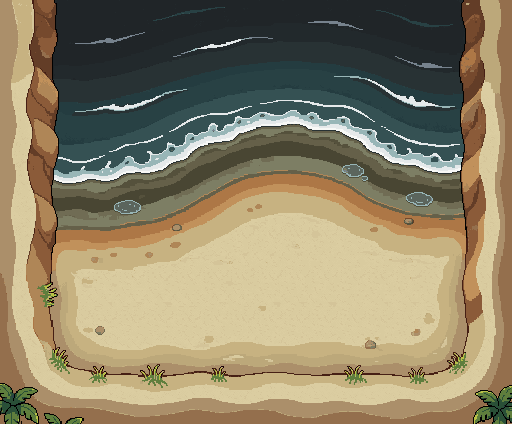
#> input picture Assets/Art/BossArena/Water/BaseMap_Water_Source_512x424.png, 512 x 424 px, found by its file name
$ python arena_extend_beach.py
#> lines starting #> are read from the running program, lines starting #| are printed output that depends on the picture
"""Extend the Pixen-generated empty beach arena (512x424) to the Earth arena size (1320x804) without scaling pixels:
loop a plain segment horizontally (sea + shoreline + sand) and vertically (dry sand), join the copies along a
minimum-cost seam, then remove the small repeated sand marks and re-scatter pebbles/dashes irregularly.
Usage: python Tools/arena_extend_beach.py [source.png] [out.png]"""
import random
import sys
import numpy as np
from PIL import Image, ImageFilter

SRC = sys.argv[1] if len(sys.argv) > 1 else "Assets/Art/BossArena/Water/BaseMap_Water_Source_512x424.png"
OUT = sys.argv[2] if len(sys.argv) > 2 else "Assets/Art/BossArena/Water/BaseMap_Water_Empty_1320x804.png"
TARGET_W, TARGET_H = 1320, 804
random.seed(7)


def seam_path(A, B):
    d = np.sqrt(((A - B) ** 2).sum(2))
    lum = (A.mean(2) + B.mean(2)) / 2
    cost = d + 0.15 * lum
    h, w = cost.shape
    acc = cost.copy()
    back = np.zeros((h, w), int)
    for y in range(1, h):
        prev = acc[y - 1]
        for x in range(w):
            lo, hi = max(0, x - 1), min(w, x + 2)
            j = lo + int(np.argmin(prev[lo:hi]))
            back[y, x] = j
            acc[y, x] += prev[j]
    x = int(np.argmin(acc[-1]))
    path = [x]
    for y in range(h - 1, 0, -1):
        x = back[y, x]
        path.append(x)
    return path[::-1]


def join_h(L, R, ov):
    h = L.shape[0]
    A, B = L[:, -ov:], R[:, :ov]
    p = seam_path(A, B)
    out = np.zeros((h, L.shape[1] + R.shape[1] - ov, 3), L.dtype)
    out[:, : L.shape[1] - ov] = L[:, :-ov]
    out[:, L.shape[1]:] = R[:, ov:]
    for y in range(h):
        out[y, L.shape[1] - ov: L.shape[1]] = np.concatenate([A[y, : p[y]], B[y, p[y]:]], 0)
    return out


def best_loop(A, step, ov_range, lo0, hi0, limit):
    """Loop (x0, x1, ov) whose period minus overlap equals `step` and whose ends match best."""
    best = (1e18, None)
    for ov in ov_range:
        p = step + ov
        for x0 in range(lo0, hi0):
            x1 = x0 + p
            if x1 > limit:
                break
            d = np.abs(A[:, x1 - ov:x1] - A[:, x0:x0 + ov]).mean()
            if d < best[0]:
                best = (d, (x0, x1, ov))
    return best


def extend(img, target, step, ov_range, lo0, hi0, axis):
    A = img if axis == 1 else img.transpose(1, 0, 2)
    size = A.shape[1]
    assert (target - size) % step == 0, "step must divide the growth"
    loops = (target - size) // step
    d, (x0, x1, ov) = best_loop(A, step, ov_range, lo0, hi0, size - 14)
    print("axis", axis, "loop", x0, x1, "ov", ov, "loops", loops, "diff %.2f" % d)
    out = A[:, :x1]
    for _ in range(loops - 1):
        out = join_h(out, A[:, x0:x1], ov)
    out = join_h(out, A[:, x0:], ov)
    assert out.shape[1] == target, out.shape
    return out if axis == 1 else out.transpose(1, 0, 2)


def components(mask):
    h, w = mask.shape
    seen = np.zeros_like(mask, bool)
    comps = []
    for y in range(h):
        for x in range(w):
            if mask[y, x] and not seen[y, x]:
                stack = [(y, x)]
                seen[y, x] = True
                pts = []
                while stack:
                    cy, cx = stack.pop()
                    pts.append((cy, cx))
                    for dy in (-1, 0, 1):
                        for dx in (-1, 0, 1):
                            ny, nx = cy + dy, cx + dx
                            if 0 <= ny < h and 0 <= nx < w and mask[ny, nx] and not seen[ny, nx]:
                                seen[ny, nx] = True
                                stack.append((ny, nx))
                comps.append(pts)
    return comps


def marks(img, rect):
    """Small high-contrast specks on plain sand: returns (mask, median image)."""
    x0, y0, x1, y1 = rect
    sub = Image.fromarray(np.clip(img[y0:y1, x0:x1], 0, 255).astype(np.uint8))
    med = np.asarray(sub.filter(ImageFilter.MedianFilter(7))).astype(np.float32)
    diff = np.abs(img[y0:y1, x0:x1] - med).sum(2)
    return diff > 22, med


# ---- build
src = np.asarray(Image.open(SRC).convert("RGB")).astype(np.float32)
# remove the single grass tuft on the left cliff so it is not repeated down the wall
src[282:304, 36:58] = src[258:280, 36:58]
#> src: shape (424, 512, 3) float32; mean R, G, B 141.2, 130.6, 102.9

def mirror_extend(img, a, b, n, axis):
    """Repeat the strip [a, b) n times, alternating normal / mirrored. The strip must start and end on a smooth
    extremum of the pattern (shoreline trough / crest) so every junction is seamless and kink-free."""
#> called with a = 74, b = 276, n = 5, axis = 1
    A = img if axis == 1 else img.transpose(1, 0, 2)
    normal = A[:, a:b]
    flipped = A[:, a + 1:b + 1][:, ::-1]
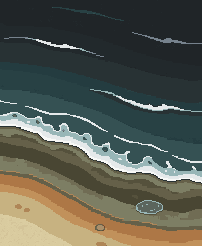
#> flipped: shape (246, 202, 3) float32; mean of channels 0, 1, 2 87.5, 91, 80.5; drawn as R, G, B
    parts = [A[:, :a]]
    for i in range(n):
        parts.append(normal if i % 2 == 0 else flipped)
#> after the loop, parts = 6 items
    parts.append(A[:, b:])
    out = np.concatenate(parts, 1)
    return out if axis == 1 else out.transpose(1, 0, 2)


def join_v(U, D, ov):
    return join_h(U.transpose(1, 0, 2), D.transpose(1, 0, 2), ov).transpose(1, 0, 2)


SPLIT = 236   # source row below the wet-sand trough: above = sea/shoreline, below = dry sand + dune rim
RIM = 90      # width of the cliff/rim strips kept apart from the plain sand
OV_V = 10

# 1) sea + shoreline: mirror about the smooth crest/trough => scalloped bay without kinks (width 512 + 4*202 = 1320)
top = mirror_extend(src[:SPLIT + OV_V], 74, 276, 5, 1)

# 2) dry sand: loop + optimal seam (no symmetry); rims on both sides are mirrored vertically instead
sand = src[SPLIT:]                                   # 188 rows
interior = sand[:, RIM:512 - RIM]                    # plain sand, 332 wide
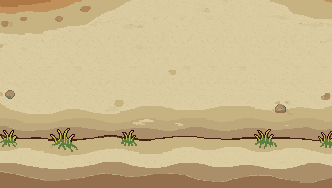
#> interior: shape (188, 332, 3) float32; mean R, G, B 201, 182.4, 138.7
interior = extend(interior, TARGET_W - 2 * RIM + 32, 210, range(24, 49), 6, 86, 1)  # +32: the two 16 px seam overlaps
#> after the loop in best_loop, `for ov in ov_range:`: best = (5.65, (80, 314, 24))
#> in extend, `d, (x0, x1, ov) = best_loop(A, step, ov_range, lo0, hi0, size - 14)`: d = 5.65; x0 = 80; x1 = 314; ov = 24
#| axis 1 loop 80 314 ov 24 loops 4 diff 5.65
#> in join_h (call 4), `out[:, L.shape[1]:] = R[:, ov:]`: out: shape (188, 1172, 3) float32; mean R, G, B 198.2, 180.3, 137.5
#> after the loop in join_h (call 4), `for y in range(h):`: out: shape (188, 1172, 3) float32; mean R, G, B 202.4, 184.1, 140.4
interior = extend(interior, 188 + 380, 76, range(20, 31), 10, 30, 0)
#> call 2 of extend, with target = 568, step = 76, lo0 = 10, hi0 = 30, axis = 0
#> in extend (call 2), `A = img if axis == 1 else img.transpose(1, 0, 2)`:
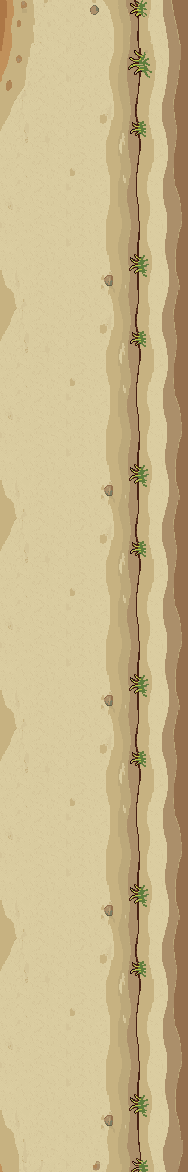
#> A: shape (1172, 188, 3) float32; mean R, G, B 202.3, 184, 140.5
#> in extend (call 2), `d, (x0, x1, ov) = best_loop(A, step, ov_range, lo0, hi0, size - 14)`: d = 5.56; x0 = 10; x1 = 106; ov = 20
#| axis 0 loop 10 106 ov 20 loops 5 diff 5.56
#> after the loop in join_h (call 9), `for y in range(h):`: out: shape (1172, 568, 3) float32; mean R, G, B 211.4, 196.1, 152.6
rim_n = 188 + 4 * 95
left = mirror_extend(sand[:, :RIM], 26, 121, 5, 0)
right = mirror_extend(sand[:, 512 - RIM:], 26, 121, 5, 0)
#> call 3 of mirror_extend, with a = 26, b = 121, n = 5, axis = 0
#> in mirror_extend (call 3), `return out if axis == 1 else out.transpose(1, 0, 2)`:
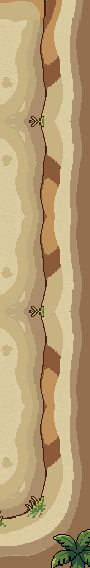
#> returned value: shape (568, 90, 3) float32; mean of channels 0, 1, 2 183.1, 159, 116.9; drawn as R, G, B
assert left.shape[0] == interior.shape[0] == right.shape[0] == rim_n, (left.shape, interior.shape, right.shape)
bottom = join_h(join_h(left, interior, 16), right, 16)
#> in join_h (call 10), `p = seam_path(A, B)`: p = 568 values, max 15 at index 5, min 0 at index 183, mean 6.92
#> after the loop in join_h (call 10), `for y in range(h):`:
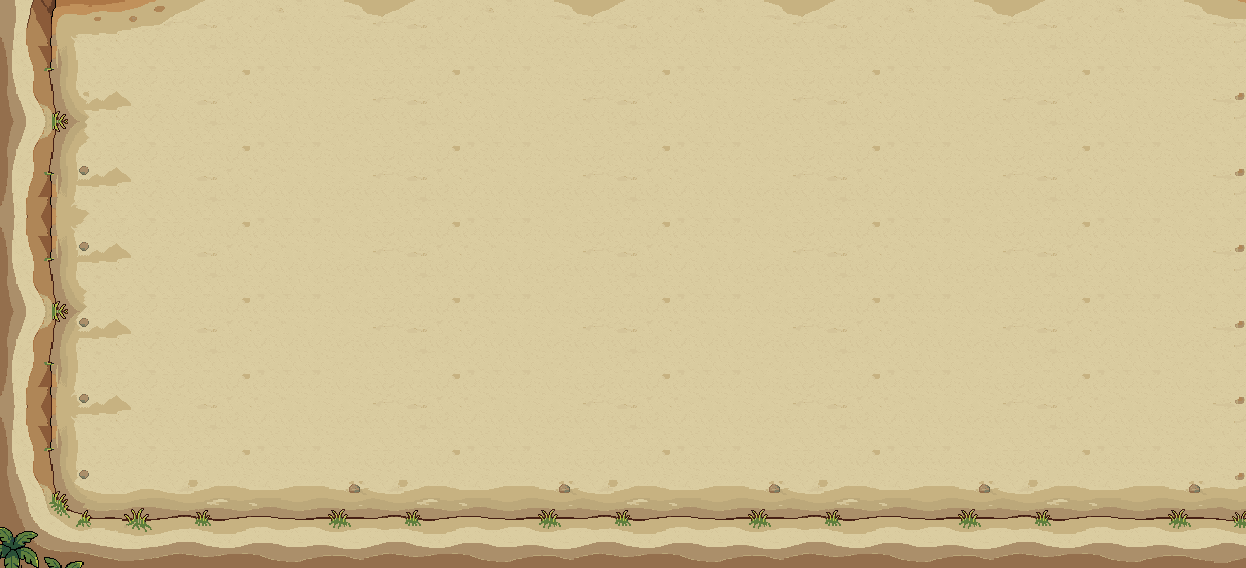
#> out: shape (568, 1246, 3) float32; mean R, G, B 209.3, 193.4, 149.9
#> in join_h (call 11), `p = seam_path(A, B)`: p = 568 values, max 15 at index 169, min 0 at index 12, mean 4.21
#> in join_h (call 11), `out[:, L.shape[1]:] = R[:, ov:]`: out: shape (568, 1320, 3) float32; mean R, G, B 204.9, 188.8, 145.9
#> after the loop in join_h (call 11), `for y in range(h):`:
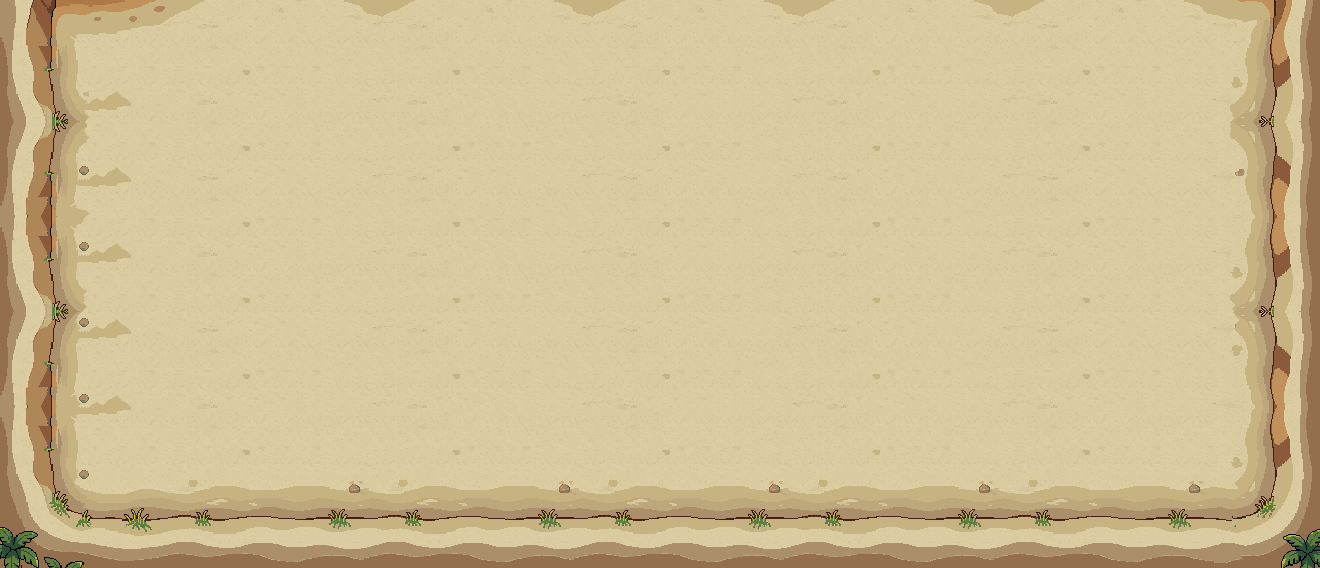
#> out: shape (568, 1320, 3) float32; mean R, G, B 207.4, 191.1, 147.7
bottom = np.pad(bottom, ((0, 0), (0, TARGET_W - bottom.shape[1]), (0, 0)), mode="edge") if bottom.shape[1] < TARGET_W else bottom[:, :TARGET_W]

tall = join_v(top, bottom, OV_V)
#> in join_h (call 12), `p = seam_path(A, B)`: p = 1320 values, max 9 at index 21, min 0 at index 0, mean 3.56
#> in join_h (call 12), `out[:, : L.shape[1] - ov] = L[:, :-ov]`:
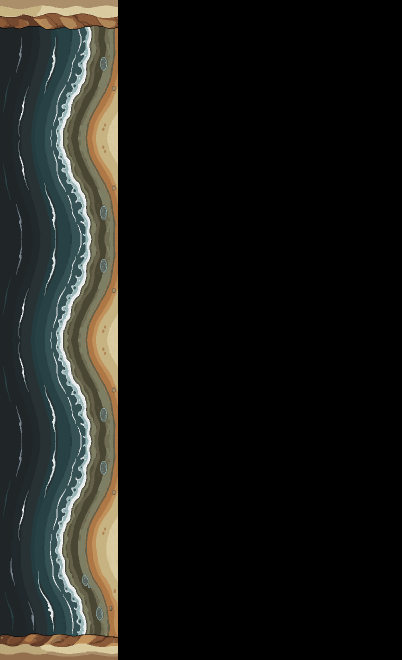
#> out: shape (1320, 804, 3) float32 (shown at 1/2 size); mean of channels 0, 1, 2 26.3, 26.9, 23.6; drawn as R, G, B
if tall.shape[0] != TARGET_H:
    tall = tall[:TARGET_H] if tall.shape[0] > TARGET_H else np.pad(tall, ((0, TARGET_H - tall.shape[0]), (0, 0), (0, 0)), mode="edge")
print("composed", tall.shape, "bottom", bottom.shape)
#| composed (804, 1320, 3) bottom (568, 1320, 3)

# ---- sand marks: collect from the source, wipe the repeated ones, scatter new ones
srect = (90, 235, 440, 360)
smask, _ = marks(src, srect)
stamps = []
for pts in components(smask):
#> in components, `h, w = mask.shape`: h = 125; w = 350
    if 2 <= len(pts) <= 70:
        ys, xs = zip(*pts)
        y0, y1, x0, x1 = min(ys), max(ys), min(xs), max(xs)
        if (y1 - y0) < 14 and (x1 - x0) < 18:
            patch = np.zeros((y1 - y0 + 1, x1 - x0 + 1), bool)
            for py, px in pts:
                patch[py - y0, px - x0] = True
            gy, gx = y0 + srect[1], x0 + srect[0]
            colors = src[gy: gy + patch.shape[0], gx: gx + patch.shape[1]].copy()
            stamps.append((patch, colors))
#> this loop made 319 passes
print("stamps", len(stamps))
#| stamps 140

H, W, _ = tall.shape
sand = (110, 300, W - 110, H - 70)  # dry sand inside the dune rim
fmask, med = marks(tall, sand)
fy0, fx0 = sand[1], sand[0]
sub = tall[sand[1]:sand[3], sand[0]:sand[2]]
sub[fmask] = med[fmask]
tall[sand[1]:sand[3], sand[0]:sand[2]] = sub

placed = []
tries = 0
while len(placed) < 26 and stamps and tries < 2000:
    tries += 1
    patch, colors = random.choice(stamps)
    x = random.randint(sand[0] + 20, sand[2] - 40)
    y = random.randint(sand[1] + 20, sand[3] - 40)
    if any(abs(x - px) < 90 and abs(y - py) < 70 for px, py in placed):
        continue
    if random.random() < 0.5:
        patch, colors = patch[:, ::-1], colors[:, ::-1]
    h2, w2 = patch.shape
    region = tall[y:y + h2, x:x + w2]
    region[patch] = colors[patch]
    placed.append((x, y))
#> this loop made 68 passes

print("result", tall.shape, "marks placed", len(placed))
#| result (804, 1320, 3) marks placed 26
Image.fromarray(np.clip(tall, 0, 255).astype(np.uint8)).save(OUT)
